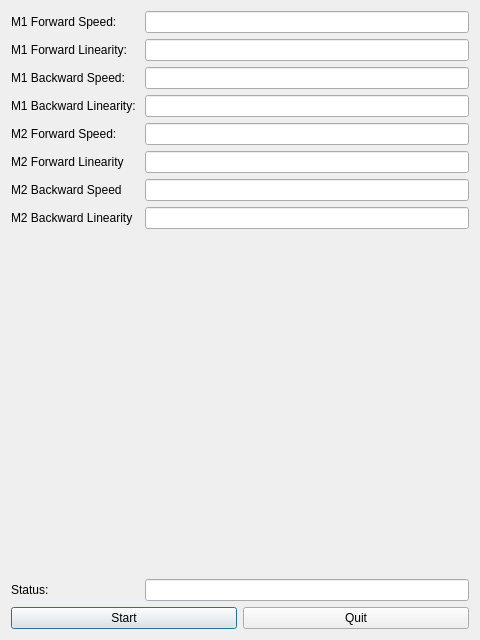
<?xml version="1.0" encoding="UTF-8"?>
<ui version="4.0">
 <class>Dialog</class>
 <widget class="QDialog" name="Dialog">
  <property name="geometry">
   <rect>
    <x>0</x>
    <y>0</y>
    <width>480</width>
    <height>640</height>
   </rect>
  </property>
  <property name="windowTitle">
   <string>Dialog</string>
  </property>
  <layout class="QGridLayout" name="gridLayout">
   <item row="2" column="0">
    <widget class="QLabel" name="label_3">
     <property name="text">
      <string>M1 Backward Speed:</string>
     </property>
    </widget>
   </item>
   <item row="0" column="0">
    <widget class="QLabel" name="label">
     <property name="text">
      <string>M1 Forward Speed:</string>
     </property>
    </widget>
   </item>
   <item row="2" column="1">
    <widget class="QLineEdit" name="m1b"/>
   </item>
   <item row="0" column="1">
    <widget class="QLineEdit" name="m1f"/>
   </item>
   <item row="1" column="0">
    <widget class="QLabel" name="label_2">
     <property name="text">
      <string>M1 Forward Linearity:</string>
     </property>
    </widget>
   </item>
   <item row="1" column="1">
    <widget class="QLineEdit" name="m1fl"/>
   </item>
   <item row="10" column="0">
    <widget class="QLabel" name="label_8">
     <property name="text">
      <string>M2 Forward Linearity</string>
     </property>
    </widget>
   </item>
   <item row="11" column="0">
    <widget class="QLabel" name="label_6">
     <property name="text">
      <string>M2 Backward Speed</string>
     </property>
    </widget>
   </item>
   <item row="12" column="0">
    <widget class="QLabel" name="label_5">
     <property name="text">
      <string>M2 Backward Linearity</string>
     </property>
    </widget>
   </item>
   <item row="3" column="1">
    <widget class="QLineEdit" name="m1bl"/>
   </item>
   <item row="6" column="1">
    <widget class="QLineEdit" name="m2f"/>
   </item>
   <item row="3" column="0">
    <widget class="QLabel" name="label_4">
     <property name="text">
      <string>M1 Backward Linearity: </string>
     </property>
    </widget>
   </item>
   <item row="6" column="0">
    <widget class="QLabel" name="label_7">
     <property name="text">
      <string>M2 Forward Speed:</string>
     </property>
    </widget>
   </item>
   <item row="10" column="1">
    <widget class="QLineEdit" name="m2fl"/>
   </item>
   <item row="11" column="1">
    <widget class="QLineEdit" name="m2b"/>
   </item>
   <item row="14" column="0">
    <widget class="QLabel" name="label_9">
     <property name="text">
      <string>Status:</string>
     </property>
    </widget>
   </item>
   <item row="12" column="1">
    <widget class="QLineEdit" name="m2bl"/>
   </item>
   <item row="14" column="1">
    <widget class="QLineEdit" name="lineEdit_status"/>
   </item>
   <item row="15" column="0" colspan="2">
    <layout class="QHBoxLayout" name="horizontalLayout">
     <item>
      <widget class="QPushButton" name="pushButton_start">
       <property name="text">
        <string>Start</string>
       </property>
      </widget>
     </item>
     <item>
      <widget class="QPushButton" name="pushButton_quit">
       <property name="text">
        <string>Quit</string>
       </property>
      </widget>
     </item>
    </layout>
   </item>
   <item row="13" column="1">
    <spacer name="verticalSpacer">
     <property name="orientation">
      <enum>Qt::Vertical</enum>
     </property>
     <property name="sizeHint" stdset="0">
      <size>
       <width>20</width>
       <height>40</height>
      </size>
     </property>
    </spacer>
   </item>
  </layout>
 </widget>
 <resources/>
 <connections/>
</ui>
